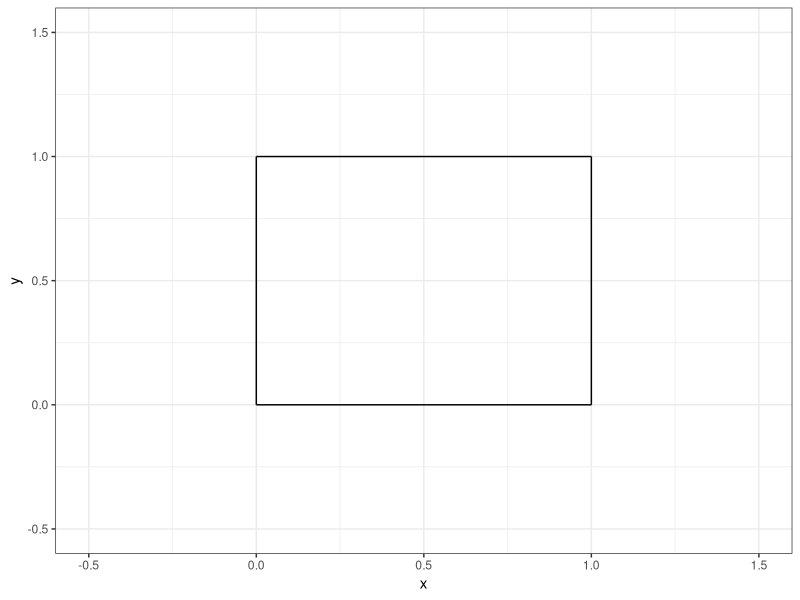
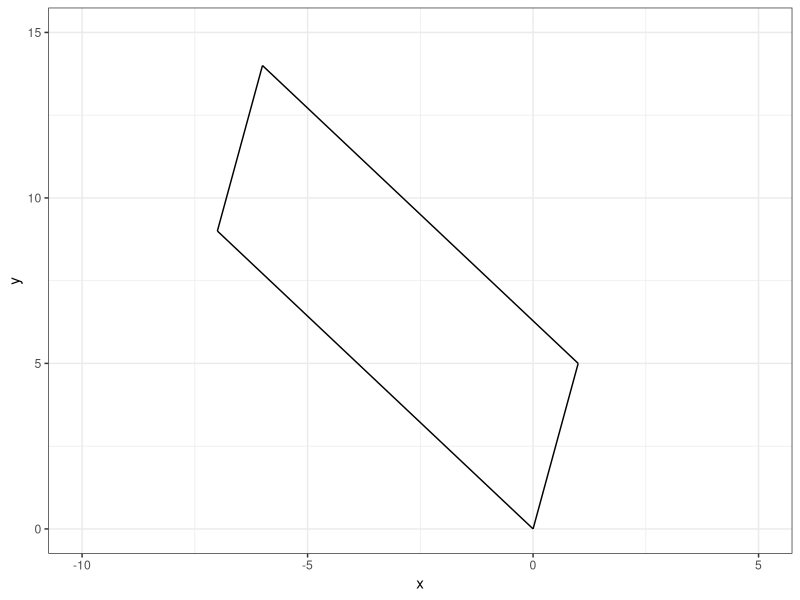

These figures' R source, in order:
## ---- chunk 1
#| echo: false

default_chunk_hook  <- knitr::knit_hooks$get("chunk")

latex_font_size <- c("Huge", "huge", "LARGE", "Large", 
                     "large", "normalsize", "small", 
                     "footnotesize", "scriptsize", "tiny")

knitr::knit_hooks$set(chunk = function(x, options) {
  x <- default_chunk_hook(x, options)
  if(options$size %in% latex_font_size) {
    paste0("\n \\", options$size, "\n\n", 
      x, 
      "\n\n \\normalsize"
    )
  } else {
    x
  }
})

## ---- chunk 2
#| label: load-packages
#| include: false
library(tidyverse)
## ---- chunk 3
#| label: fig-unitsquare
#| fig-cap: "The unit square."
#| fig-width: 3
#| fig-height: 3
#| scale: "80%"
#| fig-align: "center"
#| size: "scriptsize"
ggplot() +
  geom_segment(aes(x = 0, xend = 0,
                   y=0, yend = 1))+
  geom_segment(aes(x = 0, xend = 1,
                   y=1, yend = 1))+
  geom_segment(aes(x = 1, xend = 1,
                   y=0, yend = 1))+
  geom_segment(aes(x = 0, xend = 1,
                   y=0, yend = 0)) +
  theme_bw() + 
  xlim(-0.5, 1.5)+
  ylim(-0.5, 1.5)+
  labs(x = "x", 
       y = "y")
## ---- chunk 4
(A = matrix(data=c(1, -7, 5, 9), nrow = 2, ncol = 2, byrow = TRUE))
## ---- chunk 5
M = matrix(data=c(1, 0, 0, 1), nrow = 2, ncol = 2, byrow = TRUE)
(T = A %*% M)
## ---- chunk 6
(basis.vector.1 = T[,1])
(basis.vector.2 = T[,2])
## ---- chunk 7
(p0 = c(0,0))
(p1 = basis.vector.1)
(p2 = basis.vector.1 + basis.vector.2)
(p3 = basis.vector.2)
## ---- chunk 8
#| label: fig-TSquare
#| fig-cap: "The T Shape."
#| fig-width: 3
#| fig-height: 3
#| scale: "80%"
#| fig-align: "center"
#| size: "scriptsize"
ggplot() +
  geom_segment(aes(x = 0, xend = 1,
                   y=0, yend = 5))+
  geom_segment(aes(x = -6, xend = 1,
                   y=14, yend = 5))+
  geom_segment(aes(x = -7, xend = -6,
                   y=9, yend = 14))+
  geom_segment(aes(x = -7, xend = 0,
                   y=9, yend = 0)) +
  theme_bw() + 
  xlim(-10, 5)+
  ylim(0, 15)+
  labs(x = "x", 
       y = "y")
## ---- chunk 9
(det(A))
## ---- chunk 10
(A = matrix(data=c(1, 2, 2, 4), nrow = 2, ncol = 2, byrow = TRUE))
## ---- chunk 11
M = matrix(data=c(1, 0, 0, 1), nrow = 2, ncol = 2, byrow = TRUE)
(T = A %*% M)
